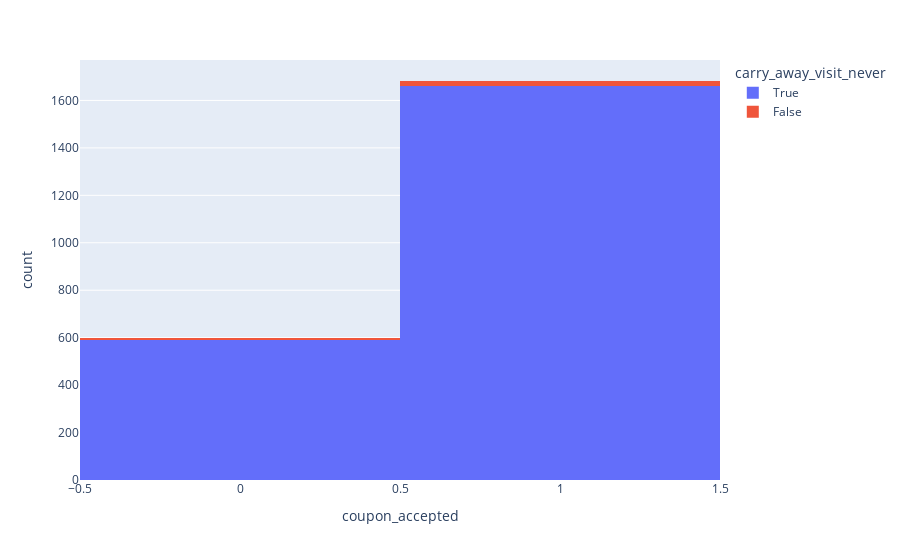

The notebook cell saved with this chart:
### Code cell
# add a new column to the carry_away_coupon_data to indicate if the person never did carry away a month or more
print(f'{'----------------------------------------------------------------------'}')
print(f'{'Distinct carry_away values'} : {carry_away_coupon_data['carry_away'].unique()}')
print(f'{'----------------------------------------------------------------------\n\n'}')

carry_away_coupon_data['carry_away_visit_never'] = carry_away_coupon_data.apply(lambda row: ( (row['carry_away'] not in ['never'])), axis=1)


carry_away_coupon_accepted_never_visits = carry_away_coupon_data.groupby('carry_away_visit_never')['coupon_accepted'].mean()

print(carry_away_coupon_accepted_never_visits)

print(f'{'Those never visited '}: {carry_away_coupon_accepted_never_visits[True]:.2%}')
print(f'{'Those visited atleast once'}: {carry_away_coupon_accepted_never_visits[False]:.2%}')

fig = px.histogram(data_frame=carry_away_coupon_data, x='coupon_accepted', color='carry_away_visit_never')
fig.write_image("images/carry_away_coupons_never.png", format="png", width=800, height=600, scale=2)
fig.show()
carry_away_coupon_data.head()
carry_away_coupon_data.info()

### Figure 1 — Plotly figure (JSON) as saved in the notebook; plotly's stock layout.template omitted (floating-point values rounded to 4 significant figures; data arrays with more than 128 entries replaced by an {"elided": "..."} marker saying what was removed)
{"data": [{"alignmentgroup": "True", "bingroup": "x", "hovertemplate": "carry_away_visit_never=True<br>coupon_accepted=%{x}<br>count=%{y}<extra></extra>", "legendgroup": "True", "marker": {"color": "#636efa", "pattern": {"shape": ""}}, "name": "True", "offsetgroup": "True", "orientation": "v", "showlegend": true, "type": "histogram", "x": {"elided": "2252 int values"}, "xaxis": "x", "yaxis": "y"}, {"alignmentgroup": "True", "bingroup": "x", "hovertemplate": "carry_away_visit_never=False<br>coupon_accepted=%{x}<br>count=%{y}<extra></extra>", "legendgroup": "False", "marker": {"color": "#EF553B", "pattern": {"shape": ""}}, "name": "False", "offsetgroup": "False", "orientation": "v", "showlegend": true, "type": "histogram", "x": [0, 0, 1, 1, 1, 1, 1, 1, 0, 1, 0, 1, 0, 1, 1, 1, 1, 1, 1, 1, 1, 0, 1, 1, 1, 1, 1, 1], "xaxis": "x", "yaxis": "y"}], "layout": {"autosize": true, "barmode": "relative", "legend": {"title": {"text": "carry_away_visit_never"}, "tracegroupgap": 0}, "margin": {"t": 60}, "xaxis": {"anchor": "y", "autorange": true, "domain": [0, 1], "range": [-0.5, 1.5], "title": {"text": "coupon_accepted"}, "type": "linear"}, "yaxis": {"anchor": "x", "autorange": true, "domain": [0, 1], "range": [0, 1771.0], "title": {"text": "count"}}}}
